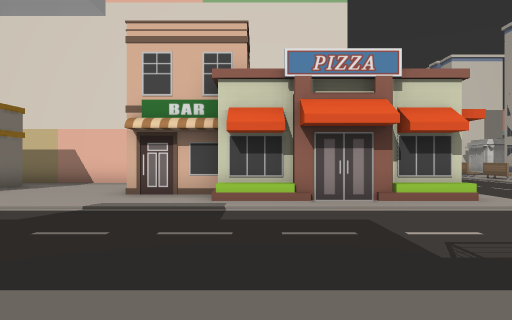
View 1 (above)

24 first-person views from a walk through a scene from a Unity 3-D project. The camera is 1.4 m above the floor, looks level and sees 70° across. The floor is counted in squares, 2 m on a side. Each view is taken from the middle of a square. On the plan, view 1 faces up. The plan holds only what a view shows up to about 11 squares ahead; the rest is blank. The place goes on beyond the plan. The player character is not drawn. Some surface patterns are stand-ins.

View 2
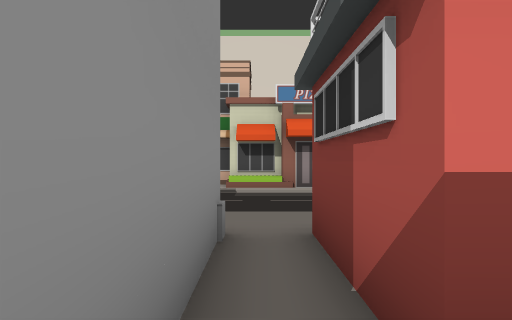

View 3
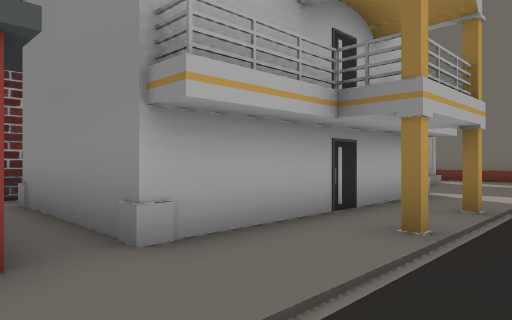

View 4
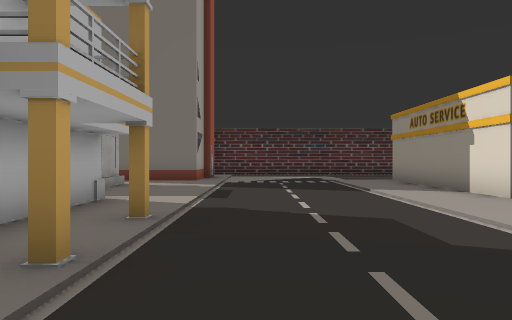

View 5
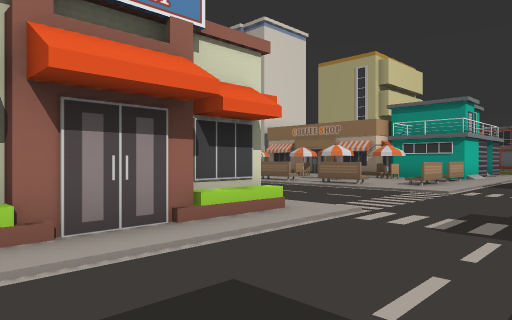

View 6
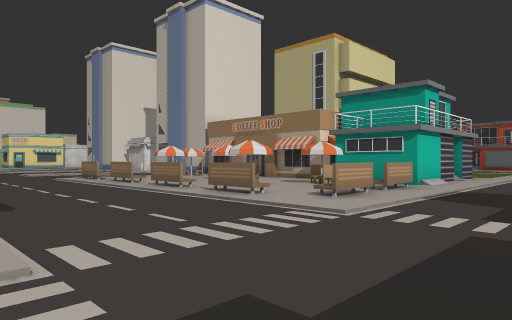

View 7
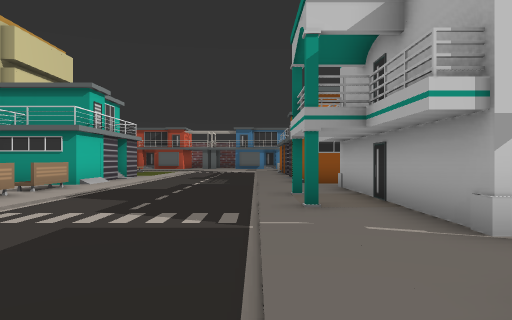

View 8
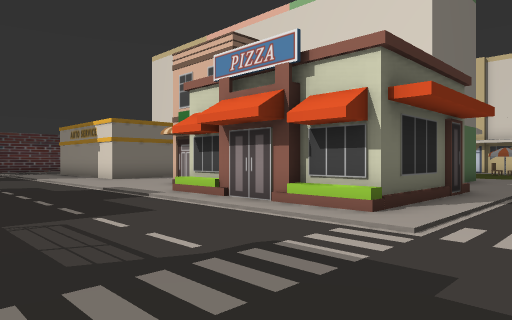

View 9
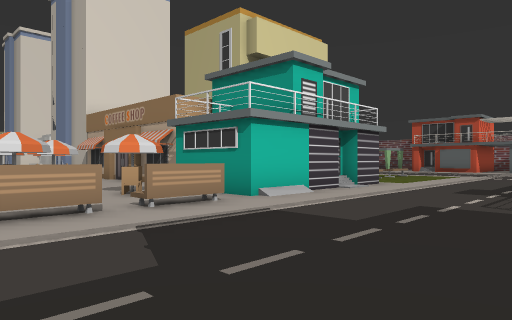

View 10
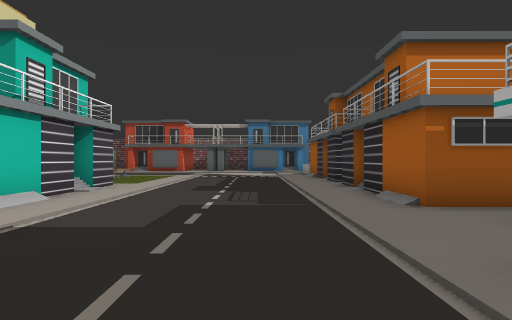

View 11
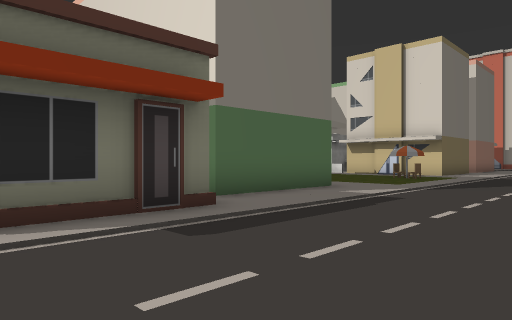

View 12
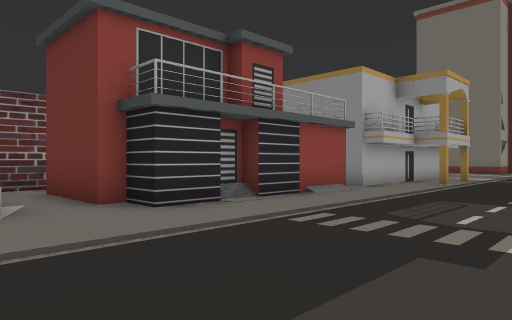

View 13
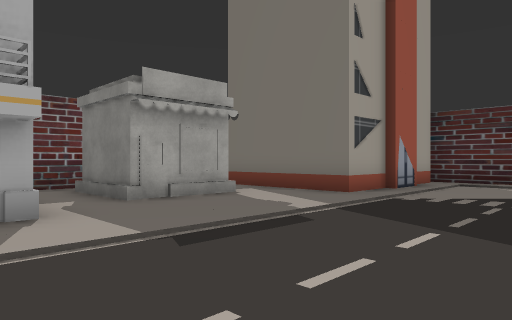

View 14
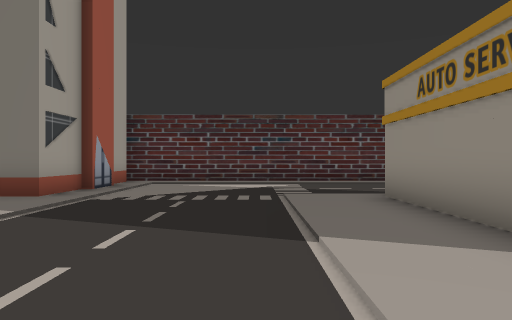

View 15
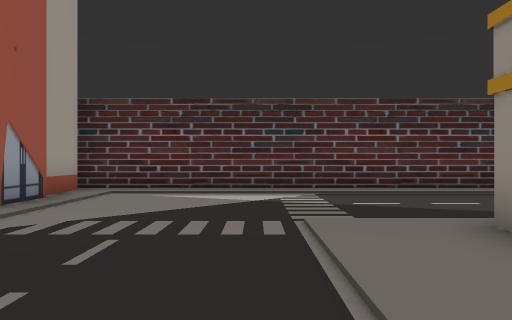

View 16
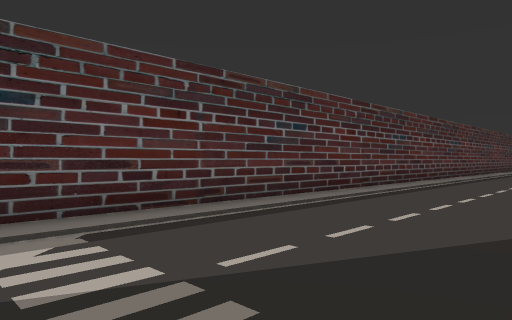

View 17
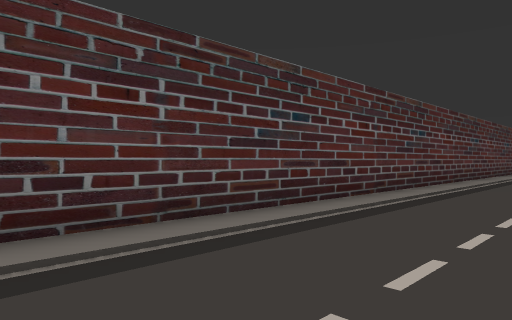

View 18
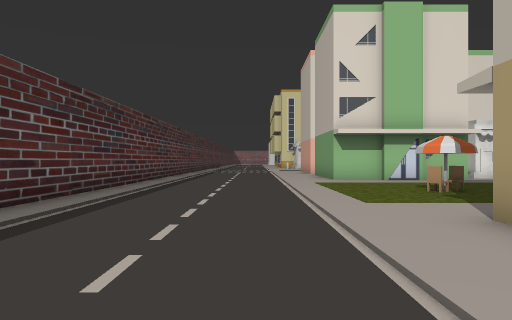

View 19
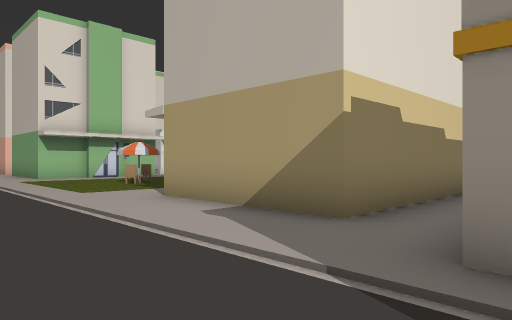

View 20
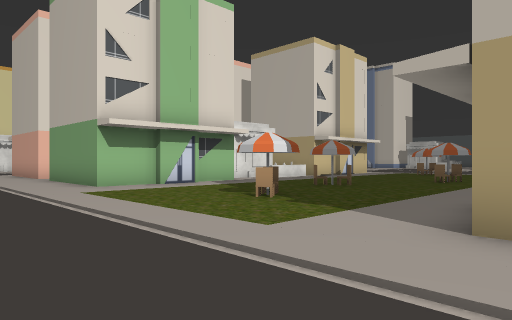

View 21
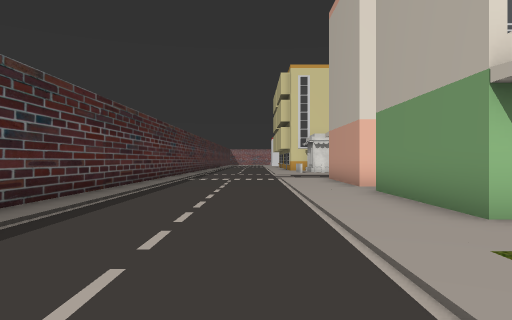

View 22
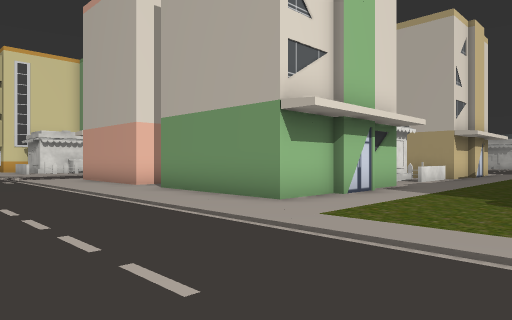

View 23
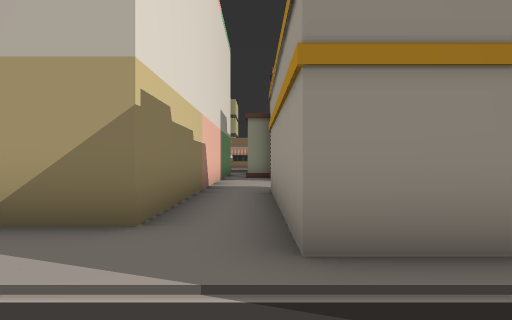

View 24
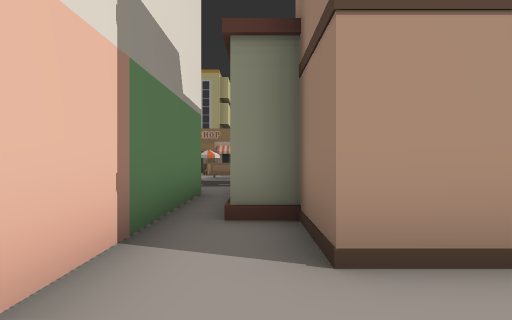

### Floor plan
Key: @ floor where view 1 was taken; # wall or solid block; . main floor; : floor 0.5 m higher than the main floor; / step, stairs or slope; B building; E bench; C chair; O other object.
Columns run from 17 left of view 1 to 20 right of it. Each row starts with its distance up from view 1.
 30 #......B
 29 #......B
 28 #......B
 27 #.......
 26 #......B
 25 #......B
 24 #......B     #
 23 #......BBBBB..
 22 #..............
 21 #..............
 20 #..........C.         ..
 19 #.......C..C..        ..
 18 #.......C.....CC     ...
 17 #..............C    ....
 16 #............      ......
 15 #......BBB         B......  O
 14 #......B           B......E O
 13 #......B           B......E
 12 #......BBBBBBBBBBBBB........ C..#
 11 #.........................E.  . #
 10 #................B  B/.....CC..
  9 #.....BBBB ....OB   B/....E..CC#
  8 #.....B  B ....O    B/....E....#
  7 #................BBBB/.....E.E.###:#..
  6 #.....................................
  5 #.....................................
  4 #.....................................
  3 #.....................................
  2 #............#.#......................
  1 #BBBBB................................
  0      B.....######@#####..#############
 -1      B.##O.     #.#   ##.      #
 -2      B. ##.     #.#    #.
 -3          ..     #.     ..
 -4          ##     ##     #

Positions as (right, up) in squares from view 1, and headings:
1: (0, 0), facing up
2: (0, -3), facing up
3: (1, 3), facing down-left
4: (0, 3), facing left
5: (0, 3), facing up-right
6: (4, 3), facing up-right
7: (4, 2), facing right
8: (6, 2), facing up-left
9: (9, 2), facing up-right
10: (9, 3), facing right
11: (8, 7), facing up-left
12: (8, 5), facing down-left
13: (-5, 5), facing down-left
14: (-5, 5), facing left
15: (-8, 5), facing left
16: (-12, 5), facing up-left
17: (-13, 11), facing up-left
18: (-13, 11), facing up
19: (-14, 9), facing up-right
20: (-14, 14), facing up-right
21: (-13, 19), facing up
22: (-15, 19), facing up-right
23: (-14, 10), facing right
24: (-5, 10), facing right
